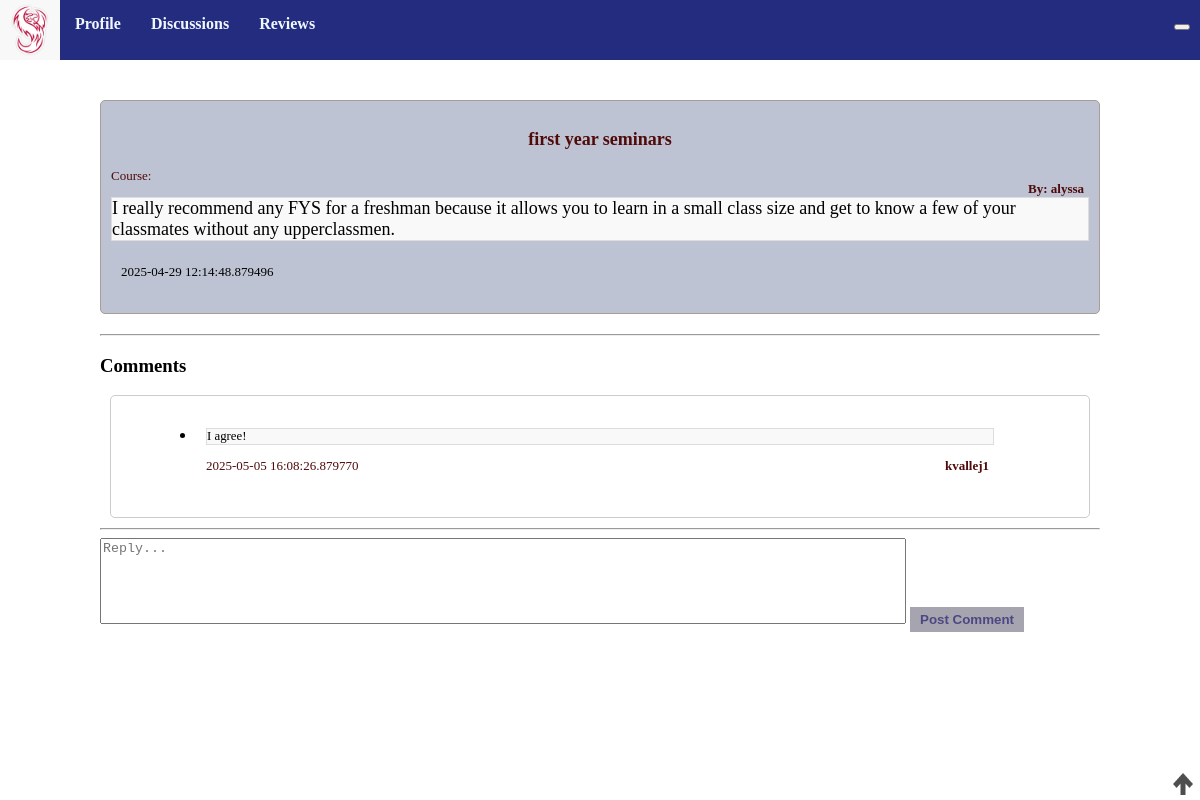
/discussion/2, run on the app's committed database.
### models.py (models this page shows, shortened)
class Discussion(db.Model):
    id = db.Column(db.Integer, primary_key=True)
    title = db.Column(db.String(255), nullable=False)
    content = db.Column(db.Text, nullable=False)
    created_at = db.Column(db.DateTime, default=db.func.current_timestamp())
    course = db.Column(db.Text)
    author = db.Column(db.Text, nullable=False)
    comments = db.relationship('Comment', backref='discussion', cascade="all, delete-orphan", lazy=True)
    up_votes = db.Column(db.Integer, default = 0)
    def __repr__(self) -> str:
        string = f"ID: {self.id}, Title: {self.title}, Content: {self.content}, Created_At: {self.created_at}, Course: {self.course}, Author: {self.author}, Upvotes: {self.up_votes}"
        return string

class Comment(db.Model):
     id = db.Column(db.Integer, primary_key=True)
     discussion_id = db.Column(db.Integer, db.ForeignKey('discussion.id'))
     review_id = db.Column(db.Integer, db.ForeignKey('review.id'))
     content = db.Column(db.Text, nullable=False)
     created_at = db.Column(db.DateTime, default=db.func.current_timestamp())
     author = db.Column(db.Text, nullable=False)

### app.py (the view)
@app.route('/discussion/<int:discussion_id>')
def dis_posts(discussion_id):
    discussion = Discussion.query.get_or_404(discussion_id) # returns a 404 error if get fails
    print(discussion)
    return render_template('dis_posts.html', discussion=discussion) # return the discussion_post object

### templates/dis_posts.html (shortened to what this page needs)
{% extends "base.html" %}
{% block head %}
{{ super() }}
{% endblock %}
{%block content %}
<div class="specificpost">
    <div class="whereithappens">
        <div id="header">
            <p id="title">{{discussion.title}}</p>
            <p id="author">By: {{discussion.author}}</p>
            <p id="course">Course: {{discussion.course}}</p>
        </div>
        <p id="content">{{discussion.content}}</p>
        <div id="information">
            <div class="upvote-count">
                <img id="{{discussion.id}}" onclick="upvote(this)" src="{{url_for('static',
                    filename='upvote.png')}}" class="upvote" /><img />
            </div>
            <p id="created_at">{{discussion.created_at}}</p>
        </div>
    </div>
    <hr>
    <h3>Comments</h3>
    <ul class="list-group">
        {% for comment in discussion.comments %}
        <li class="list-group-item">
            <p id="comcont">{{ comment.content }}</p>
            <p id="comauth">{{ comment.author }}</p>
            <p id="comcrea">{{ comment.created_at }}</p>
        </li>
        {% endfor %}
    </ul>
    <hr>
    <form action="{{ url_for('discussion_comment', discussion_id=discussion.id) }}" method="post" class="mt-3">
        <textarea id="commentbox" name="comment" class="form-control mb-2" placeholder="Reply..." required></textarea>
        <button type="submit" class="btn btn-secondary">Post Comment</button>
    </form>
    {% endblock %}

### static/styles/base.css (style rules this page uses)
body { margin: 0; padding: 0; }
p { font-size: 0.8em; }
.list-group { background-color: #ffffff; border: 1px solid #ccc; padding: 10px; padding-left: 75px; padding-right: 75px; margin: 10px; border-radius: 5px; }
.list-group-item { padding: 10px; margin: 10px; }
.whereithappens { padding: 10px; background-color: #bdc3d2; border: 1px solid #a89c94; margin-bottom: 20px; border-radius: 5px; font-family:montserrat; font-size: large; }
.specificpost { margin: 100px; }
#content { border: 1px solid #ddd; margin: auto; background-color: #f9f9f9; font-size: large; }
#header #title { color: rgb(80, 10, 10); font-weight: bolder; font-size: large; text-align: center; }
#header #author { color: rgb(80, 10, 10); font-weight: bold; font-size: small; margin-right: 5px; position: relative; float: right; }
#header #course { color: rgb(80, 10, 10); font-size: small; }
#information { display: grid; grid-template-columns: repeat(3, auto); padding: 5px; margin: 5px; }
#information p { font-size: small; }
#comauth { color: rgb(80, 10, 10); font-weight: bold; font-size: small; margin-right: 5px; position: relative; float: right; }
#comcont { border: 1px solid #ddd; margin: auto; background-color: #f9f9f9; }
#comcrea { color: rgb(80, 10, 10); font-size: small; }
.btn { background-color: #a6a5af; color: rgb(75, 71, 132); border: none; padding: 5px 10px; text-decoration: none; display: inline-block; font-weight: bold; }
.upvote { width: 20px; height: 22px; z-index: 50; }
.upvote-count { position: absolute; right: 7px; bottom: 0; }
#commentbox { width: 100vh; height:10vh; resize: none; }

### data on the page
Discussion: title "first year seminars", author "alyssa", content "I really recommend any FYS for a freshman because it allows you to learn in a small class size and get to know a few of your classmates without any upperclassmen.", created_at "2025-04-29 12:14:48.879496"
Comment: content "I agree!", author "kvallej1", created_at "2025-05-05 16:08:26.879770"
